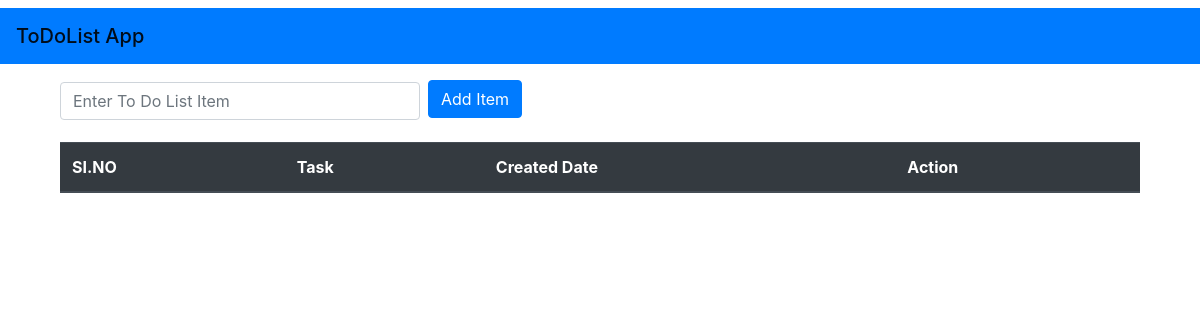
The page /ToDoListApp/ on the database as committed earlier.
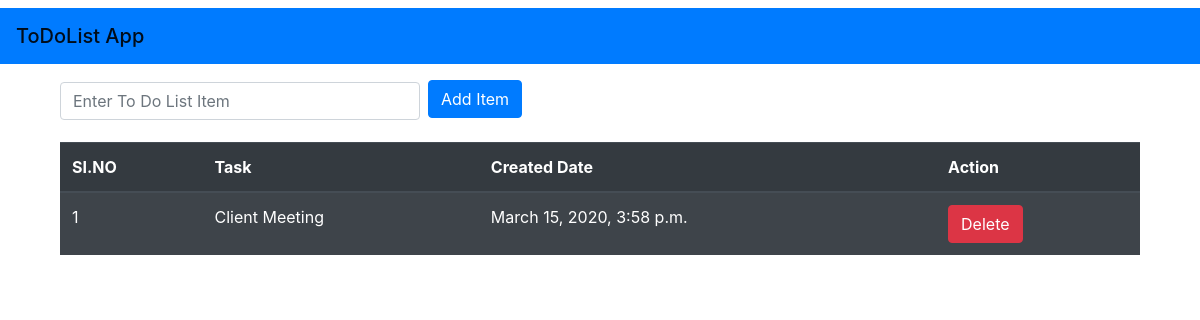
The same page on the database as committed later.
### ToDoListApp/models.py (models this page shows)
class Todolist(models.Model):
    created_date=models.DateTimeField()
    text=models.CharField(max_length=2048)

### ToDoListApp/views.py (the view)
# urls.py: path('',views.index,name='index'),
def index(request):
    Todolistdata=Todolist.objects.all().order_by("created_date")
    return render(request,'index.html',{'Todolistdata':Todolistdata})

### ToDoListApp/templates/index.html (shortened to what this page needs)
{%  extends 'base.html' %}
{% block content %}
<div class="container">
    <div class="row mt-3">
        <div class="col">
            <form  action="AddItem/" method="POST" class="form-inline">
                <input type="text" name="content" class="form-control col-md-4 mb-1" id="inlineFormInput" placeholder="Enter To Do List Item">
                <button type="submit" class="btn btn-primary mb-2 ml-2">Add Item</button>
            </form>
        </div>
    </div>
    <table class="table table-striped table-dark mt-3">
        <thead>
          <tr>
            <th scope="col">SI.NO</th>
            <th scope="col">Task</th>
            <th scope="col">Created Date</th>
            <th scope="col">Action</th>
          </tr>
        </thead>
        <tbody>
            {% for todo in Todolistdata %}
            <form action="DeleteItem/{{todo.id}}/" method="POST">
            <tr>
                <td>{{forloop.counter}}</td>
                <td> {{todo.text}} </td>
                <td> {{todo.created_date}}</td>
                <td>
                    <button type="submit" value="Delete" class="btn btn-danger">Delete</button></td>
            </tr>
        </form>
            {% endfor %}
        </tbody>
</div>
{% endblock %}

### ToDoListApp/templates/base.html (shortened to what this page needs)
<!doctype html>
<html lang="en">
  <head>
    <link rel="stylesheet" href="https://stackpath.bootstrapcdn.com/bootstrap/4.4.1/css/bootstrap.min.css">
  </head>
  <body>
    <nav class="navbar navbar-light bg-primary">
        <span class="navbar-brand mb-0 h1">ToDoList App</span>
      </nav>
    <div class="container">
        {% block content %}
        {% endblock %}
    </div>
  </body>
</html>

Rows that differ between the two databases and show on the page:
added Todolist: text "Client Meeting", created_date "March 15, 2020, 3:58 p.m."
